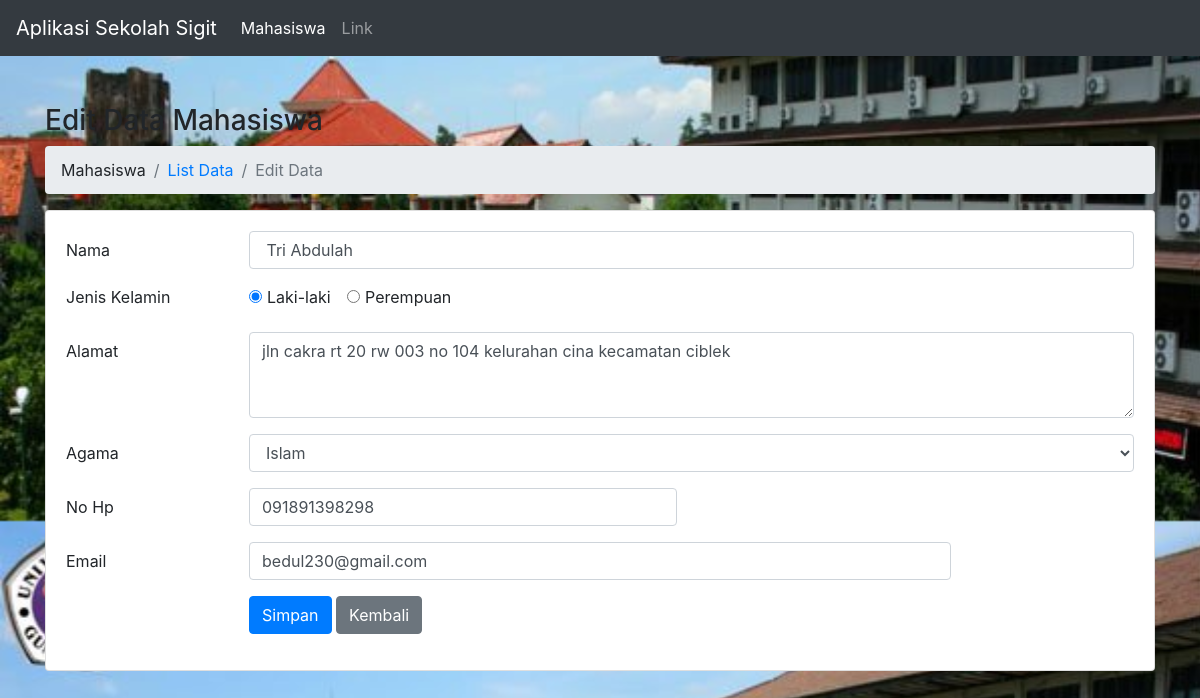
Page /Sekolah_Sigit/mahasiswa/edit/6 on the committed database.
### tables this page shows
CREATE TABLE `mahasiswa` (
  `IdMhsw` int(11) NOT NULL,
  `Nama` varchar(150) DEFAULT NULL,
  `JenisKelamin` varchar(20) DEFAULT NULL,
  `Alamat` text DEFAULT NULL,
  `Agama` varchar(30) DEFAULT NULL,
  `NoHp` varchar(15) DEFAULT NULL,
  `Email` varchar(150) DEFAULT NULL
);

### Sekolah_Sigit/application/controllers/Mahasiswa.php (called while the page is built, shortened)
<?php
class Mahasiswa extends CI_Controller
{
    public function __construct()
    {
        $this->load->model("Mahasiswa_model");
    }
    public function edit($id = null)
    {
        $Mahasiswa = $this->Mahasiswa_model;
        $data["title"] = "Edit Data Mahasiswa";
        $data["data_mahasiswa"] = $Mahasiswa->getById($id);
        $this->load->view('templates/header', $data);
        $this->load->view('templates/menu');
        $this->load->view('mahasiswa/edit', $data);
        $this->load->view('templates/footer');
    }
}

### Sekolah_Sigit/index.php (called while the page is built, shortened)
<?php
require_once BASEPATH.'core/CodeIgniter.php';

### Sekolah_Sigit/application/models/Mahasiswa_model.php (called while the page is built, shortened)
<?php
class Mahasiswa_model extends CI_Model
{
    private $table = 'mahasiswa';
    public function getById($id)
    {
        return $this->db->get_where($this->table, ["IdMhsw" => $id])->row();
    }
}

### Sekolah_Sigit/application/views/mahasiswa/edit.php (the view, shortened to what this page needs)
<div class="container pt-5">
    <h3><?= $title ?></h3>
    <nav aria-label="breadcrumb">
        <ol class="breadcrumb ">
            <li class="breadcrumb-item"><a>Mahasiswa</a></li>
            <li class="breadcrumb-item "><a href="<?= base_url('mahasiswa'); ?>">List Data</a></li>
            <li class="breadcrumb-item active" aria-current="page">Edit Data</li>
        </ol>
    </nav>
    <div class="row">
        <div class="col-md-12">
            <div class="card">
                <div class="card-body">
                    <?php
                    $attributes = array('id' => 'FrmEditMahasiswa', 'method' => "post", "autocomplete" => "off");
                    echo form_open('', $attributes);
                    ?>
                    <div class="form-group row">
                        <label for="Nama" class="col-sm-2 col-form-label">Nama</label>
                        <div class="col-sm-10">
                            <input type="text" class="form-control" id="Nama" name="Nama" value=" <?= $data_mahasiswa->Nama; ?>">
                        </div>
                    </div>
                    <fieldset class="form-group">
                        <div class="row">
                            <legend class="col-form-label col-sm-2 pt-0">Jenis Kelamin</legend>
                            <div class="col-sm-10">
                                <div class="form-check form-check-inline">
                                    <input class="form-check-input" type="radio" id="JenisKelamin" name="JenisKelamin" value="Laki-laki" <?php if ($data_mahasiswa->JenisKelamin == "Laki-laki") : echo "checked";
                                                                                                                                            endif; ?>>
                                    <label class="form-check-label" for="JenisKelamin">
                                        Laki-laki
                                    </label>
                                </div>
                                <div class="form-check form-check-inline">
                                    <input class="form-check-input" type="radio" id="JenisKelamin2" name="JenisKelamin" value="Perempuan" <?php if ($data_mahasiswa->JenisKelamin == "Perempuan") : echo "checked";
                                                                                                                                            endif; ?>>
                                    <label class="form-check-label" for="JenisKelamin2">
                                        Perempuan
                                    </label>
                                </div>
                            </div>
                        </div>
                    </fieldset>
                    <div class="form-group row">
                        <label for="Alamat" class="col-sm-2 col-form-label">Alamat</label>
                        <div class="col-sm-10">
                            <textarea class="form-control" id="Alamat" name="Alamat" rows="3"><?= $data_mahasiswa->Alamat; ?></textarea>
                        </div>
                    </div>
                    <div class="form-group row">
                        <label for="Alamat" class="col-sm-2 col-form-label">Agama</label>
                        <div class="col-sm-10">
                            <select class="form-control" id="Agama" name="Agama">
                                <option value="Islam" <?php if ($data_mahasiswa->Agama == "Islam") : echo "selected";
                                                        endif; ?>>Islam</option>
                            </select>
                        </div>
                    </div>
                    <div class="form-group row">
                        <label for="NoHp" class="col-sm-2 col-form-label">No Hp</label>
                        <div class="col-sm-5">
                            <input type="text" class="form-control" id="NoHp" name="NoHp" value="<?= $data_mahasiswa->NoHp; ?>">
                        </div>
                    </div>
                    <div class="form-group row">
                        <label for="Email" class="col-sm-2 col-form-label">Email</label>
                        <div class="col-sm-8">
                            <input type="text" class="form-control" id="Email" name="Email" value="<?= $data_mahasiswa->Email; ?>">
                        </div>
                    </div>
                    <div class="form-group row">
                        <div class="col-sm-10 offset-md-2">
                            <button type="submit" class="btn btn-primary">Simpan</button>
                            <a class="btn btn-secondary" href="javascript:history.back()">Kembali</a>
                        </div>
                    </div>
                    </form>
                </div>
            </div>
        </div>
    </div>
</div>

### Sekolah_Sigit/assets/css/style.css (style rules this page uses)
body { background-image: url("../image/UG.jpg"); background-size: cover; background-position: 0px -150px; }

### rows in the picture
mahasiswa: Nama "Tri Abdulah", JenisKelamin "☑ Laki-laki", JenisKelamin "☐ Perempuan", Alamat "jln cakra rt 20 rw 003 no 104 kelurahan cina kecamatan ciblek", Agama "Islam", NoHp "091891398298", Email "bedul230@gmail.com"

### other values in the picture
$title "Edit Data Mahasiswa"
